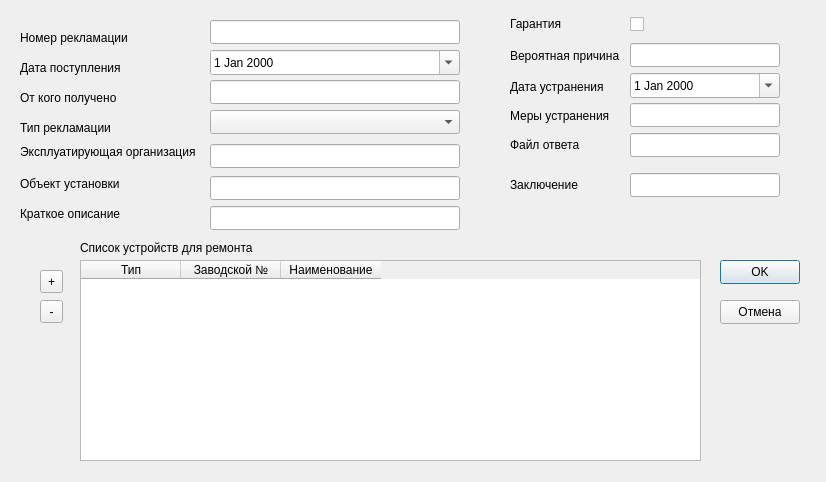
<?xml version="1.0" encoding="UTF-8"?>
<ui version="4.0">
 <class>ClaimDetail</class>
 <widget class="QDialog" name="ClaimDetail">
  <property name="geometry">
   <rect>
    <x>0</x>
    <y>0</y>
    <width>826</width>
    <height>482</height>
   </rect>
  </property>
  <property name="windowTitle">
   <string>Рекламация</string>
  </property>
  <widget class="QLabel" name="label">
   <property name="geometry">
    <rect>
     <x>20</x>
     <y>30</y>
     <width>180</width>
     <height>16</height>
    </rect>
   </property>
   <property name="text">
    <string>Номер рекламации</string>
   </property>
  </widget>
  <widget class="QLabel" name="label_2">
   <property name="geometry">
    <rect>
     <x>20</x>
     <y>60</y>
     <width>180</width>
     <height>16</height>
    </rect>
   </property>
   <property name="text">
    <string>Дата поступления</string>
   </property>
  </widget>
  <widget class="QLabel" name="label_3">
   <property name="geometry">
    <rect>
     <x>20</x>
     <y>90</y>
     <width>180</width>
     <height>16</height>
    </rect>
   </property>
   <property name="text">
    <string>От кого получено</string>
   </property>
  </widget>
  <widget class="QLabel" name="label_4">
   <property name="geometry">
    <rect>
     <x>20</x>
     <y>120</y>
     <width>180</width>
     <height>16</height>
    </rect>
   </property>
   <property name="text">
    <string>Тип рекламации</string>
   </property>
  </widget>
  <widget class="QLabel" name="label_5">
   <property name="geometry">
    <rect>
     <x>20</x>
     <y>144</y>
     <width>180</width>
     <height>16</height>
    </rect>
   </property>
   <property name="layoutDirection">
    <enum>Qt::LayoutDirection::LeftToRight</enum>
   </property>
   <property name="text">
    <string>Эксплуатирующая организация</string>
   </property>
  </widget>
  <widget class="QLabel" name="label_6">
   <property name="geometry">
    <rect>
     <x>20</x>
     <y>176</y>
     <width>180</width>
     <height>16</height>
    </rect>
   </property>
   <property name="text">
    <string>Объект установки</string>
   </property>
  </widget>
  <widget class="QLabel" name="label_7">
   <property name="geometry">
    <rect>
     <x>20</x>
     <y>206</y>
     <width>180</width>
     <height>16</height>
    </rect>
   </property>
   <property name="text">
    <string>Краткое описание</string>
   </property>
  </widget>
  <widget class="QLabel" name="label_16">
   <property name="geometry">
    <rect>
     <x>510</x>
     <y>16</y>
     <width>120</width>
     <height>16</height>
    </rect>
   </property>
   <property name="text">
    <string>Гарантия</string>
   </property>
  </widget>
  <widget class="QLabel" name="label_17">
   <property name="geometry">
    <rect>
     <x>510</x>
     <y>48</y>
     <width>120</width>
     <height>16</height>
    </rect>
   </property>
   <property name="text">
    <string>Вероятная причина</string>
   </property>
  </widget>
  <widget class="QLabel" name="label_18">
   <property name="geometry">
    <rect>
     <x>510</x>
     <y>79</y>
     <width>120</width>
     <height>16</height>
    </rect>
   </property>
   <property name="text">
    <string>Дата устранения</string>
   </property>
  </widget>
  <widget class="QLabel" name="label_19">
   <property name="geometry">
    <rect>
     <x>510</x>
     <y>108</y>
     <width>120</width>
     <height>16</height>
    </rect>
   </property>
   <property name="text">
    <string>Меры устранения</string>
   </property>
  </widget>
  <widget class="QLabel" name="label_20">
   <property name="geometry">
    <rect>
     <x>510</x>
     <y>137</y>
     <width>120</width>
     <height>16</height>
    </rect>
   </property>
   <property name="text">
    <string>Файл ответа</string>
   </property>
  </widget>
  <widget class="QLabel" name="label_21">
   <property name="geometry">
    <rect>
     <x>510</x>
     <y>177</y>
     <width>120</width>
     <height>16</height>
    </rect>
   </property>
   <property name="text">
    <string>Заключение</string>
   </property>
  </widget>
  <widget class="QLineEdit" name="leNumber">
   <property name="geometry">
    <rect>
     <x>210</x>
     <y>20</y>
     <width>250</width>
     <height>24</height>
    </rect>
   </property>
  </widget>
  <widget class="QLineEdit" name="leFromWho">
   <property name="geometry">
    <rect>
     <x>210</x>
     <y>80</y>
     <width>250</width>
     <height>24</height>
    </rect>
   </property>
  </widget>
  <widget class="QDateEdit" name="deDateClaim">
   <property name="geometry">
    <rect>
     <x>210</x>
     <y>50</y>
     <width>250</width>
     <height>25</height>
    </rect>
   </property>
   <property name="calendarPopup">
    <bool>true</bool>
   </property>
  </widget>
  <widget class="QComboBox" name="cbTypeClaim">
   <property name="geometry">
    <rect>
     <x>210</x>
     <y>110</y>
     <width>250</width>
     <height>24</height>
    </rect>
   </property>
  </widget>
  <widget class="QLineEdit" name="leOrganiz">
   <property name="geometry">
    <rect>
     <x>210</x>
     <y>144</y>
     <width>250</width>
     <height>24</height>
    </rect>
   </property>
  </widget>
  <widget class="QLineEdit" name="leObjectInst">
   <property name="geometry">
    <rect>
     <x>210</x>
     <y>176</y>
     <width>250</width>
     <height>24</height>
    </rect>
   </property>
  </widget>
  <widget class="QLineEdit" name="leDescript">
   <property name="geometry">
    <rect>
     <x>210</x>
     <y>206</y>
     <width>250</width>
     <height>24</height>
    </rect>
   </property>
  </widget>
  <widget class="QCheckBox" name="cbGuarantee">
   <property name="geometry">
    <rect>
     <x>630</x>
     <y>13</y>
     <width>150</width>
     <height>22</height>
    </rect>
   </property>
   <property name="text">
    <string/>
   </property>
  </widget>
  <widget class="QLineEdit" name="leReason">
   <property name="geometry">
    <rect>
     <x>630</x>
     <y>43</y>
     <width>150</width>
     <height>24</height>
    </rect>
   </property>
  </widget>
  <widget class="QDateEdit" name="deDateRepair">
   <property name="geometry">
    <rect>
     <x>630</x>
     <y>73</y>
     <width>150</width>
     <height>25</height>
    </rect>
   </property>
   <property name="calendarPopup">
    <bool>true</bool>
   </property>
  </widget>
  <widget class="QLineEdit" name="leDoRepair">
   <property name="geometry">
    <rect>
     <x>630</x>
     <y>103</y>
     <width>150</width>
     <height>24</height>
    </rect>
   </property>
  </widget>
  <widget class="QLineEdit" name="leFileAnswer">
   <property name="geometry">
    <rect>
     <x>630</x>
     <y>133</y>
     <width>150</width>
     <height>24</height>
    </rect>
   </property>
  </widget>
  <widget class="QLineEdit" name="leTextResult">
   <property name="geometry">
    <rect>
     <x>630</x>
     <y>173</y>
     <width>150</width>
     <height>24</height>
    </rect>
   </property>
  </widget>
  <widget class="QPushButton" name="pbOK">
   <property name="geometry">
    <rect>
     <x>720</x>
     <y>260</y>
     <width>80</width>
     <height>24</height>
    </rect>
   </property>
   <property name="text">
    <string>OK</string>
   </property>
  </widget>
  <widget class="QPushButton" name="pbCancel">
   <property name="geometry">
    <rect>
     <x>720</x>
     <y>300</y>
     <width>80</width>
     <height>24</height>
    </rect>
   </property>
   <property name="text">
    <string>Отмена</string>
   </property>
  </widget>
  <widget class="QTableWidget" name="tableWidget">
   <property name="geometry">
    <rect>
     <x>80</x>
     <y>260</y>
     <width>621</width>
     <height>201</height>
    </rect>
   </property>
   <property name="selectionMode">
    <enum>QAbstractItemView::SelectionMode::SingleSelection</enum>
   </property>
   <property name="selectionBehavior">
    <enum>QAbstractItemView::SelectionBehavior::SelectRows</enum>
   </property>
   <column>
    <property name="text">
     <string>Тип</string>
    </property>
   </column>
   <column>
    <property name="text">
     <string>Заводской №</string>
    </property>
   </column>
   <column>
    <property name="text">
     <string>Наименование</string>
    </property>
   </column>
  </widget>
  <widget class="QToolButton" name="tbAddDevice">
   <property name="geometry">
    <rect>
     <x>40</x>
     <y>270</y>
     <width>23</width>
     <height>23</height>
    </rect>
   </property>
   <property name="text">
    <string>+</string>
   </property>
  </widget>
  <widget class="QToolButton" name="tbDeleteDevice">
   <property name="geometry">
    <rect>
     <x>40</x>
     <y>300</y>
     <width>23</width>
     <height>23</height>
    </rect>
   </property>
   <property name="text">
    <string>-</string>
   </property>
  </widget>
  <widget class="QLabel" name="label_8">
   <property name="geometry">
    <rect>
     <x>80</x>
     <y>240</y>
     <width>211</width>
     <height>16</height>
    </rect>
   </property>
   <property name="text">
    <string>Список устройств для ремонта</string>
   </property>
  </widget>
 </widget>
 <resources/>
 <connections>
  <connection>
   <sender>pbCancel</sender>
   <signal>clicked()</signal>
   <receiver>ClaimDetail</receiver>
   <slot>reject()</slot>
   <hints>
    <hint type="sourcelabel">
     <x>639</x>
     <y>411</y>
    </hint>
    <hint type="destinationlabel">
     <x>412</x>
     <y>251</y>
    </hint>
   </hints>
  </connection>
 </connections>
</ui>
